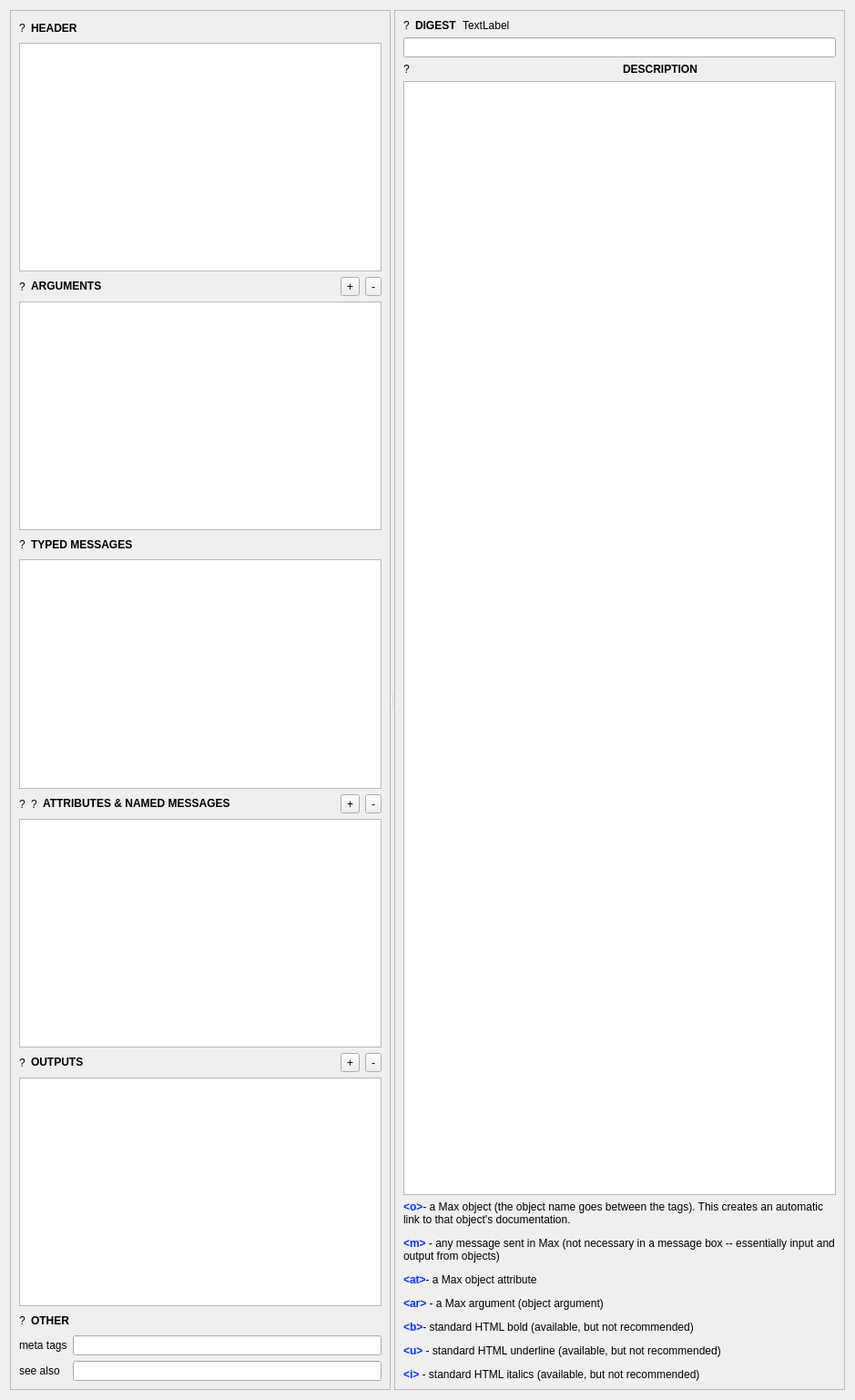
<?xml version="1.0" encoding="UTF-8"?>
<ui version="4.0">
 <class>PatchRef::Widget</class>
 <widget class="QWidget" name="PatchRef::Widget">
  <property name="geometry">
   <rect>
    <x>0</x>
    <y>0</y>
    <width>939</width>
    <height>1537</height>
   </rect>
  </property>
  <property name="windowTitle">
   <string>Form</string>
  </property>
  <layout class="QVBoxLayout" name="verticalLayout">
   <item>
    <widget class="QSplitter" name="splitter">
     <property name="orientation">
      <enum>Qt::Orientation::Horizontal</enum>
     </property>
     <widget class="QScrollArea" name="scrollArea">
      <property name="widgetResizable">
       <bool>true</bool>
      </property>
      <widget class="QWidget" name="scrollAreaWidgetContents_2">
       <property name="geometry">
        <rect>
         <x>0</x>
         <y>0</y>
         <width>433</width>
         <height>1517</height>
        </rect>
       </property>
       <layout class="QVBoxLayout" name="verticalLayout_3">
        <item>
         <layout class="QHBoxLayout" name="horizontalLayout_5">
          <item>
           <widget class="QLabel" name="patchIcon">
            <property name="text">
             <string>?</string>
            </property>
           </widget>
          </item>
          <item>
           <widget class="QLabel" name="nameInfo">
            <property name="text">
             <string>&lt;html&gt;&lt;head/&gt;&lt;body&gt;&lt;p&gt;&lt;span style=&quot; font-weight:700;&quot;&gt;HEADER&lt;/span&gt;&lt;/p&gt;&lt;/body&gt;&lt;/html&gt;</string>
            </property>
           </widget>
          </item>
          <item>
           <spacer name="horizontalSpacer_6">
            <property name="orientation">
             <enum>Qt::Orientation::Horizontal</enum>
            </property>
            <property name="sizeHint" stdset="0">
             <size>
              <width>40</width>
              <height>20</height>
             </size>
            </property>
           </spacer>
          </item>
         </layout>
        </item>
        <item>
         <widget class="Patch::TreeView" name="headerPatchTree"/>
        </item>
        <item>
         <layout class="QHBoxLayout" name="horizontalLayout">
          <item>
           <widget class="QLabel" name="argumentIcon">
            <property name="text">
             <string>?</string>
            </property>
           </widget>
          </item>
          <item>
           <widget class="QLabel" name="argumentInfo">
            <property name="text">
             <string>&lt;html&gt;&lt;head/&gt;&lt;body&gt;&lt;p&gt;&lt;span style=&quot; font-weight:700;&quot;&gt;ARGUMENTS&lt;/span&gt;&lt;/p&gt;&lt;/body&gt;&lt;/html&gt;</string>
            </property>
           </widget>
          </item>
          <item>
           <spacer name="horizontalSpacer">
            <property name="orientation">
             <enum>Qt::Orientation::Horizontal</enum>
            </property>
            <property name="sizeType">
             <enum>QSizePolicy::Policy::Expanding</enum>
            </property>
            <property name="sizeHint" stdset="0">
             <size>
              <width>40</width>
              <height>20</height>
             </size>
            </property>
           </spacer>
          </item>
          <item>
           <widget class="QToolButton" name="argumentAddButton">
            <property name="sizePolicy">
             <sizepolicy hsizetype="Minimum" vsizetype="Fixed">
              <horstretch>0</horstretch>
              <verstretch>0</verstretch>
             </sizepolicy>
            </property>
            <property name="text">
             <string>+</string>
            </property>
           </widget>
          </item>
          <item>
           <widget class="QToolButton" name="argumentRemoveButton">
            <property name="text">
             <string>-</string>
            </property>
           </widget>
          </item>
         </layout>
        </item>
        <item>
         <widget class="Patch::TreeView" name="argumentPatchTree"/>
        </item>
        <item>
         <layout class="QHBoxLayout" name="horizontalLayout_2">
          <item>
           <widget class="QLabel" name="typedMessageIcon">
            <property name="text">
             <string>?</string>
            </property>
           </widget>
          </item>
          <item>
           <widget class="QLabel" name="typedMessageInfo">
            <property name="text">
             <string>&lt;html&gt;&lt;head/&gt;&lt;body&gt;&lt;p&gt;&lt;span style=&quot; font-weight:700;&quot;&gt;TYPED MESSAGES&lt;/span&gt;&lt;/p&gt;&lt;/body&gt;&lt;/html&gt;</string>
            </property>
           </widget>
          </item>
          <item>
           <spacer name="horizontalSpacer_2">
            <property name="orientation">
             <enum>Qt::Orientation::Horizontal</enum>
            </property>
            <property name="sizeHint" stdset="0">
             <size>
              <width>40</width>
              <height>20</height>
             </size>
            </property>
           </spacer>
          </item>
         </layout>
        </item>
        <item>
         <widget class="Patch::TreeView" name="typedMessagePatchTree"/>
        </item>
        <item>
         <layout class="QHBoxLayout" name="horizontalLayout_3">
          <item>
           <widget class="QLabel" name="attributeIcon">
            <property name="text">
             <string>?</string>
            </property>
           </widget>
          </item>
          <item>
           <widget class="QLabel" name="nameMessageIcon">
            <property name="text">
             <string>?</string>
            </property>
           </widget>
          </item>
          <item>
           <widget class="QLabel" name="namedMessageInfo">
            <property name="text">
             <string>&lt;html&gt;&lt;head/&gt;&lt;body&gt;&lt;p&gt;&lt;span style=&quot; font-weight:700;&quot;&gt;ATTRIBUTES &amp;amp; NAMED MESSAGES &lt;/span&gt;&lt;/p&gt;&lt;/body&gt;&lt;/html&gt;</string>
            </property>
           </widget>
          </item>
          <item>
           <spacer name="horizontalSpacer_3">
            <property name="orientation">
             <enum>Qt::Orientation::Horizontal</enum>
            </property>
            <property name="sizeHint" stdset="0">
             <size>
              <width>40</width>
              <height>20</height>
             </size>
            </property>
           </spacer>
          </item>
          <item>
           <widget class="QToolButton" name="namedMessageAddButton">
            <property name="text">
             <string>+</string>
            </property>
           </widget>
          </item>
          <item>
           <widget class="QToolButton" name="namedMessageRemoveButton">
            <property name="text">
             <string>-</string>
            </property>
           </widget>
          </item>
         </layout>
        </item>
        <item>
         <widget class="Patch::TreeView" name="namedMessagePatchTree"/>
        </item>
        <item>
         <layout class="QHBoxLayout" name="horizontalLayout_4">
          <item>
           <widget class="QLabel" name="outputIcon">
            <property name="text">
             <string>?</string>
            </property>
           </widget>
          </item>
          <item>
           <widget class="QLabel" name="outputInfo">
            <property name="text">
             <string>&lt;html&gt;&lt;head/&gt;&lt;body&gt;&lt;p&gt;&lt;span style=&quot; font-weight:700;&quot;&gt;OUTPUTS&lt;/span&gt;&lt;/p&gt;&lt;/body&gt;&lt;/html&gt;</string>
            </property>
           </widget>
          </item>
          <item>
           <spacer name="horizontalSpacer_4">
            <property name="orientation">
             <enum>Qt::Orientation::Horizontal</enum>
            </property>
            <property name="sizeHint" stdset="0">
             <size>
              <width>40</width>
              <height>20</height>
             </size>
            </property>
           </spacer>
          </item>
          <item>
           <widget class="QToolButton" name="outputAddButton">
            <property name="text">
             <string>+</string>
            </property>
           </widget>
          </item>
          <item>
           <widget class="QToolButton" name="outputRemoveButton">
            <property name="text">
             <string>-</string>
            </property>
           </widget>
          </item>
         </layout>
        </item>
        <item>
         <widget class="Patch::TreeView" name="outputPatchTree"/>
        </item>
        <item>
         <layout class="QHBoxLayout" name="horizontalLayout_6">
          <item>
           <widget class="QLabel" name="otherIcon">
            <property name="text">
             <string>?</string>
            </property>
           </widget>
          </item>
          <item>
           <widget class="QLabel" name="otherInfo">
            <property name="text">
             <string>&lt;html&gt;&lt;head/&gt;&lt;body&gt;&lt;p&gt;&lt;span style=&quot; font-weight:700;&quot;&gt;OTHER&lt;/span&gt;&lt;/p&gt;&lt;/body&gt;&lt;/html&gt;</string>
            </property>
           </widget>
          </item>
          <item>
           <spacer name="horizontalSpacer_5">
            <property name="orientation">
             <enum>Qt::Orientation::Horizontal</enum>
            </property>
            <property name="sizeHint" stdset="0">
             <size>
              <width>40</width>
              <height>20</height>
             </size>
            </property>
           </spacer>
          </item>
         </layout>
        </item>
        <item>
         <layout class="QGridLayout" name="gridLayout">
          <item row="0" column="0">
           <widget class="QLabel" name="metaTagInfo">
            <property name="text">
             <string>&lt;html&gt;&lt;head/&gt;&lt;body&gt;&lt;p&gt;meta tags&lt;/p&gt;&lt;/body&gt;&lt;/html&gt;</string>
            </property>
           </widget>
          </item>
          <item row="0" column="1">
           <widget class="QLineEdit" name="metaTagEdit"/>
          </item>
          <item row="1" column="0">
           <widget class="QLabel" name="seeAlsoInfo">
            <property name="text">
             <string>see also</string>
            </property>
           </widget>
          </item>
          <item row="1" column="1">
           <widget class="QLineEdit" name="seeAlsoEdit"/>
          </item>
         </layout>
        </item>
       </layout>
      </widget>
     </widget>
     <widget class="QScrollArea" name="scrollArea_2">
      <property name="widgetResizable">
       <bool>true</bool>
      </property>
      <widget class="QWidget" name="scrollAreaWidgetContents_3">
       <property name="geometry">
        <rect>
         <x>0</x>
         <y>0</y>
         <width>479</width>
         <height>1517</height>
        </rect>
       </property>
       <layout class="QVBoxLayout" name="verticalLayout_2">
        <item>
         <layout class="QHBoxLayout" name="horizontalLayout_7">
          <item>
           <widget class="QLabel" name="topicIcon">
            <property name="text">
             <string>?</string>
            </property>
           </widget>
          </item>
          <item>
           <widget class="QLabel" name="digestInfo">
            <property name="text">
             <string>&lt;html&gt;&lt;head/&gt;&lt;body&gt;&lt;p&gt;&lt;span style=&quot; font-weight:700;&quot;&gt;DIGEST&lt;/span&gt;&lt;/p&gt;&lt;/body&gt;&lt;/html&gt;</string>
            </property>
           </widget>
          </item>
          <item>
           <widget class="QLabel" name="topicInfo">
            <property name="sizePolicy">
             <sizepolicy hsizetype="MinimumExpanding" vsizetype="Preferred">
              <horstretch>0</horstretch>
              <verstretch>0</verstretch>
             </sizepolicy>
            </property>
            <property name="text">
             <string>TextLabel</string>
            </property>
           </widget>
          </item>
         </layout>
        </item>
        <item>
         <widget class="QLineEdit" name="digestEdit"/>
        </item>
        <item>
         <layout class="QHBoxLayout" name="horizontalLayout_8">
          <item>
           <widget class="QLabel" name="descriptionIcon">
            <property name="text">
             <string>?</string>
            </property>
           </widget>
          </item>
          <item>
           <widget class="QLabel" name="descriptionInfo">
            <property name="text">
             <string>&lt;html&gt;&lt;head/&gt;&lt;body&gt;&lt;p&gt;&lt;span style=&quot; font-weight:700;&quot;&gt;DESCRIPTION&lt;/span&gt;&lt;/p&gt;&lt;/body&gt;&lt;/html&gt;</string>
            </property>
           </widget>
          </item>
         </layout>
        </item>
        <item>
         <widget class="QTextEdit" name="descriptionEdit"/>
        </item>
        <item>
         <widget class="QLabel" name="syntaxInfo">
          <property name="text">
           <string>&lt;html&gt;&lt;head/&gt;&lt;body&gt;&lt;p&gt;&lt;span style=&quot; font-family:'Monaco','monospace'; font-weight:700; color:#0433ff;&quot;&gt;&amp;lt;o&amp;gt;&lt;/span&gt;&lt;span style=&quot; font-family:'Lato','sans-serif'; color:#000000;&quot;&gt;- a Max object (the object name goes between the tags). This creates an automatic link to that object's documentation. &lt;/span&gt;&lt;/p&gt;&lt;p&gt;&lt;span style=&quot; font-family:'Monaco','monospace'; font-weight:700; color:#0433ff;&quot;&gt;&amp;lt;m&amp;gt;&lt;/span&gt;&lt;span style=&quot; font-family:'Lato','sans-serif'; color:#000000;&quot;&gt; - any message sent in Max (not necessary in a message box -- essentially input and output from objects)&lt;/span&gt;&lt;/p&gt;&lt;p&gt;&lt;span style=&quot; font-family:'Monaco','monospace'; font-weight:700; color:#0433ff;&quot;&gt;&amp;lt;at&amp;gt;&lt;/span&gt;&lt;span style=&quot; font-family:'Lato','sans-serif'; color:#000000;&quot;&gt;- a Max object attribute&lt;/span&gt;&lt;/p&gt;&lt;p&gt;&lt;span style=&quot; font-family:'Monaco','monospace'; font-weight:700; color:#0433ff;&quot;&gt;&amp;lt;ar&amp;gt;&lt;/span&gt;&lt;span style=&quot; font-family:'Lato','sans-serif'; color:#000000;&quot;&gt; - a Max argument (object argument)&lt;/span&gt;&lt;/p&gt;&lt;p&gt;&lt;span style=&quot; font-family:'Monaco','monospace'; font-weight:700; color:#0433ff;&quot;&gt;&amp;lt;b&amp;gt;&lt;/span&gt;&lt;span style=&quot; font-family:'Lato','sans-serif'; color:#000000;&quot;&gt;- standard HTML bold (available, but not recommended)&lt;/span&gt;&lt;/p&gt;&lt;p&gt;&lt;span style=&quot; font-family:'Monaco','monospace'; font-weight:700; color:#0433ff;&quot;&gt;&amp;lt;u&amp;gt;&lt;/span&gt;&lt;span style=&quot; font-family:'Lato','sans-serif'; color:#000000;&quot;&gt; - standard HTML underline (available, but not recommended)&lt;/span&gt;&lt;/p&gt;&lt;p&gt;&lt;span style=&quot; font-family:'Monaco','monospace'; font-weight:700; color:#0433ff;&quot;&gt;&amp;lt;i&amp;gt;&lt;/span&gt;&lt;span style=&quot; font-family:'Lato','sans-serif'; color:#000000;&quot;&gt; - standard HTML italics (available, but not recommended)&lt;/span&gt;&lt;/p&gt;&lt;/body&gt;&lt;/html&gt;</string>
          </property>
          <property name="wordWrap">
           <bool>true</bool>
          </property>
         </widget>
        </item>
       </layout>
      </widget>
     </widget>
    </widget>
   </item>
  </layout>
 </widget>
 <customwidgets>
  <customwidget>
   <class>Patch::TreeView</class>
   <extends>QTreeView</extends>
   <header>Patch/PatchTreeView.h</header>
  </customwidget>
 </customwidgets>
 <resources/>
 <connections/>
</ui>
